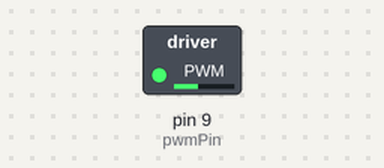
The sketch below on a simulated Arduino Uno, built with avr-gcc and run on an emulated ATmega328P. On the bench: switched loads named in the sketch (green lamp = pin HIGH).

Above: at 0.05 s.
At 10.0 s:
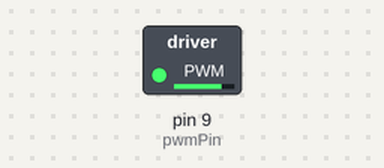
Timing chart, 0 to 13.0 s (numbered marks = the images above):
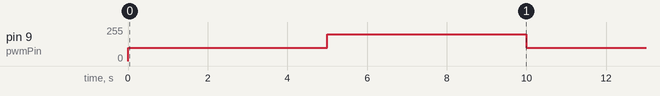

Measured:
- by itself, pin 9 (pwmPin): alternates 200/255 for 5.0 s and 100/255 for 5.0 s

The sketch:

PWM_Motorspeed_control.ino
```cpp
const int pwmPin = 9;  // PWM-capable pin (e.g., pin 9)
int motorSpeed = 0;  // Speed value (0-255 for 0-100% PWM)

void setup() {
    pinMode(pwmPin, OUTPUT);
}

void loop() {
    motorSpeed = 100;
    analogWrite(pwmPin, motorSpeed);  // Set motor speed

    delay(5000);

    motorSpeed = 200;
    analogWrite(pwmPin, motorSpeed);  // Set motor speed

    delay(5000);

    // motorSpeed = 255;
    // analogWrite(pwmPin, motorSpeed);

}
```
